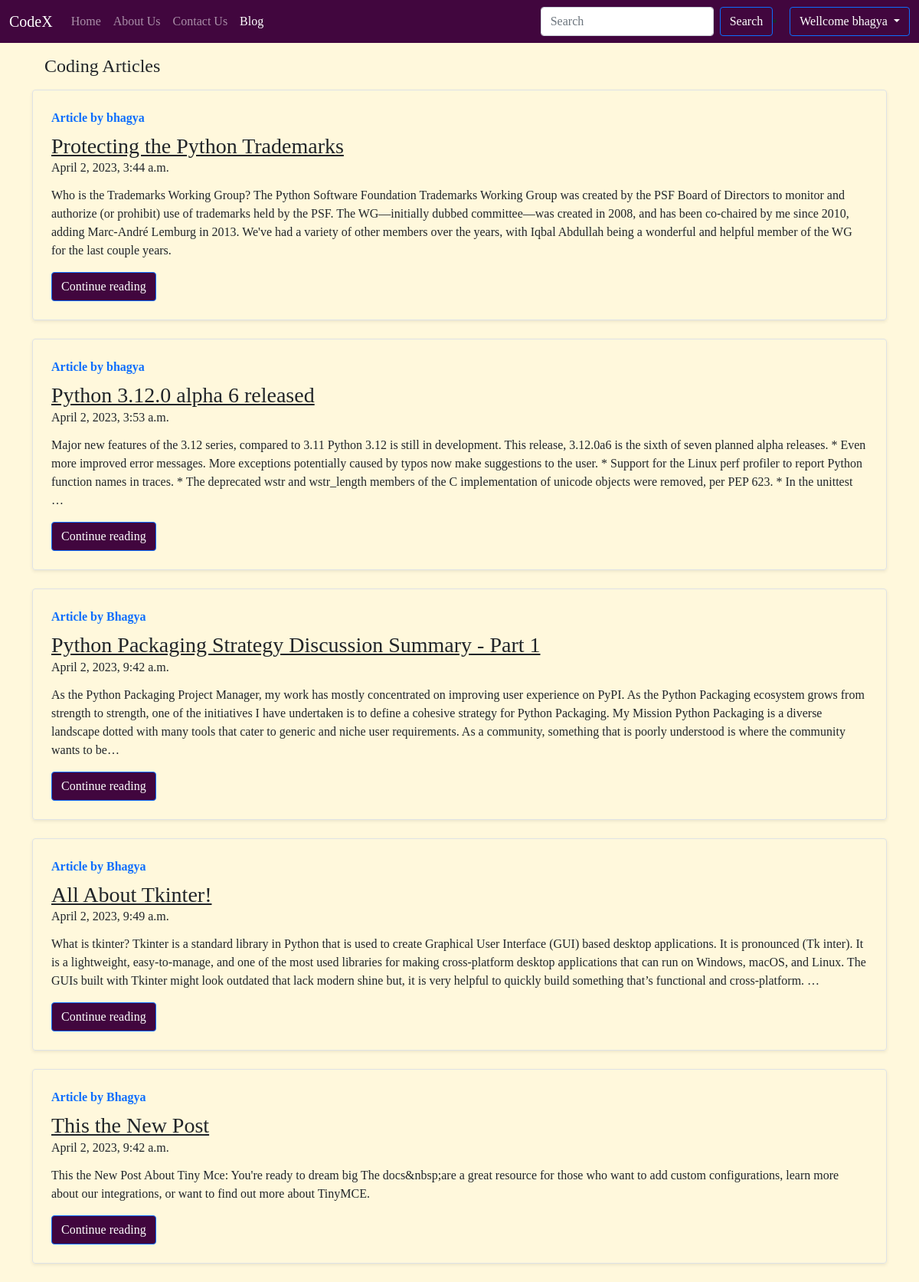
The page /blog/bloghome (signed in) on the database its author committed.
### blog/models.py (models this page shows, shortened)
class Post(models.Model):
    sr_no = models.AutoField(primary_key=True)
    title = models.CharField(max_length=255)
    author = models.CharField(max_length=50)
    content = models.TextField()
    slug = models.SlugField(max_length=155)
    timestamp = models.DateTimeField(blank=True)

### blog/views.py (the view)
# urls.py: path('bloghome',views.bloghome,name='bloghome'),
def bloghome(request):
    allPost = Post.objects.all()
    context = {'allpost':allPost}
    return render(request,"blog/bloghome.html",context)

### templates/blog/bloghome.html (shortened to what this page needs)
{% extends 'base.html' %}
{% block blogactive %}active{% endblock blogactive %}
{% block body %}
<div class="container">
    <h4 class="my-3 mx-3">Coding Articles</h4>
    {% for post in allpost  %}
    <div class="my-2">
        <div class="row g-0 border rounded overflow-hidden flex-md-row mb-4 shadow-sm h-md-250 position-relative">
          <div class="col p-4 d-flex flex-column position-static">
            <strong class="d-inline-block mb-2 text-primary">Article by {{post.author}}</strong>
            <h3 class="mb-0"><a href="/blog/{{post.slug}}" class="text-dark">{{post.title}} </a></h3>
            <div class="mb-1 text-body-secondary">{{post.timestamp}}</div>
            <p class="card-text mb-auto pt-2"><div class="preview">{{post.content|striptags | truncatechars:500}}</div></p>
            <div>
            <a href="/blog/{{post.slug}}" class="btn btn-primary">Continue reading</a>
        </div>
        </div>
      </div>
    {% endfor %}
</div>
{% endblock body %}

### templates/base.html (shortened to what this page needs)
<!doctype html>
<html lang="en" data-bs-theme="dark">
  <head>
    <link href="https://cdn.jsdelivr.net/npm/bootstrap@5.0.2/dist/css/bootstrap.min.css" rel="stylesheet">
  </head>
  {% load static %}
  <body  >
    <nav class="navbar navbar-expand-lg  navbar-dark " style="background-color: #41063e;">
        <div class="container-fluid">
          <a class="navbar-brand" href="/">CodeX</a>
          <div class="collapse navbar-collapse" id="navbarSupportedContent">
            <ul class="navbar-nav me-auto mb-2 mb-lg-0">
              <li class="nav-item">
                <a class="nav-link {% block homeactive %}{% endblock homeactive %}" aria-current="page" href="/">Home</a>
              </li>
              <li class="nav-item">
                <a class="nav-link {% block aboutactive %}{% endblock aboutactive %}" href="/about">About Us</a>
              </li>
              <li class="nav-item">
                <a class="nav-link {% block contactactive %}{% endblock contactactive %}" href="/contact">Contact Us</a>
              </li>
              <li class="nav-item">
                <a class="nav-link {% block blogactive %}{% endblock blogactive %}" href="/blog/bloghome">Blog</a>
              </li>
            </ul>
            <form class="d-flex" role="search" method="get" action="search">
              <input class="form-control me-2" name="query" id="query" type="search" placeholder="Search" aria-label="Search">
              <button class="btn btn-primary" type="submit">Search</button>
            </form>
             {% if user.is_authenticated %}
             <li class="nav-item dropdown">
              <a class="btn btn-primary dropdown-toggle" href="#" role="button" data-bs-toggle="dropdown" aria-expanded="false">
                Wellcome {{request.user}}
              </a>
            </li>
            {% endif %}
          </div>
        </div>
      </nav>
{% block body %}{% endblock body %}
  </body>
</html>

### templates/base.html (style rules this page uses)
body { font-family:Georgia, 'Times New Roman', Times, serif; background-color: cornsilk; }
.btn-primary { background-color: #41063e; }

### rows shown on the page
Post: author "bhagya", title "Protecting the Python Trademarks", timestamp "April 2, 2023, 3:44 a.m.", content "Who is the Trademarks Working Group? The Python Software Foundation Trademarks Working Group was created by the PSF Board of Directors to monitor and authorize (or prohibit) use of trademarks held by the PSF. The WG—initially dubbed committee—was created in 2008, and has been co-chaired by me since 2010, adding Marc-André Lemburg in 2013. We've had a variety of other members over the years, with Iqbal Abdullah being a wonderful and helpful member of the WG for the last couple years."
Post: author "bhagya", title "Python 3.12.0 alpha 6 released", timestamp "April 2, 2023, 3:53 a.m.", content "Major new features of the 3.12 series, compared to 3.11 Python 3.12 is still in development. This release, 3.12.0a6 is the sixth of seven planned alpha releases. * Even more improved error messages. More exceptions potentially caused by typos now make suggestions to the user. * Support for the Linux perf profiler to report Python function names in traces. * The deprecated wstr and wstr_length members of the C implementation of unicode objects were removed, per PEP 623. * In the unittest …"
Post: author "Bhagya", title "Python Packaging Strategy Discussion Summary - Part 1", timestamp "April 2, 2023, 9:42 a.m.", content "As the Python Packaging Project Manager, my work has mostly concentrated on improving user experience on PyPI. As the Python Packaging ecosystem grows from strength to strength, one of the initiatives I have undertaken is to define a cohesive strategy for Python Packaging. My Mission Python Packaging is a diverse landscape dotted with many tools that cater to generic and niche user requirements. As a community, something that is poorly understood is where the community wants to be…"
Post: author "Bhagya", title "All About Tkinter!", timestamp "April 2, 2023, 9:49 a.m.", content "What is tkinter? Tkinter is a standard library in Python that is used to create Graphical User Interface (GUI) based desktop applications. It is pronounced (Tk inter). It is a lightweight, easy-to-manage, and one of the most used libraries for making cross-platform desktop applications that can run on Windows, macOS, and Linux. The GUIs built with Tkinter might look outdated that lack modern shine but, it is very helpful to quickly build something that’s functional and cross-platform. …"
Post: author "Bhagya", title "This the New Post", timestamp "April 2, 2023, 9:42 a.m.", content "This the New Post About Tiny Mce: You're ready to dream big The docs&nbsp;are a great resource for those who want to add custom configurations, learn more about our integrations, or want to find out more about TinyMCE."

### other values the page prints
{{ request.user }} "bhagya"
